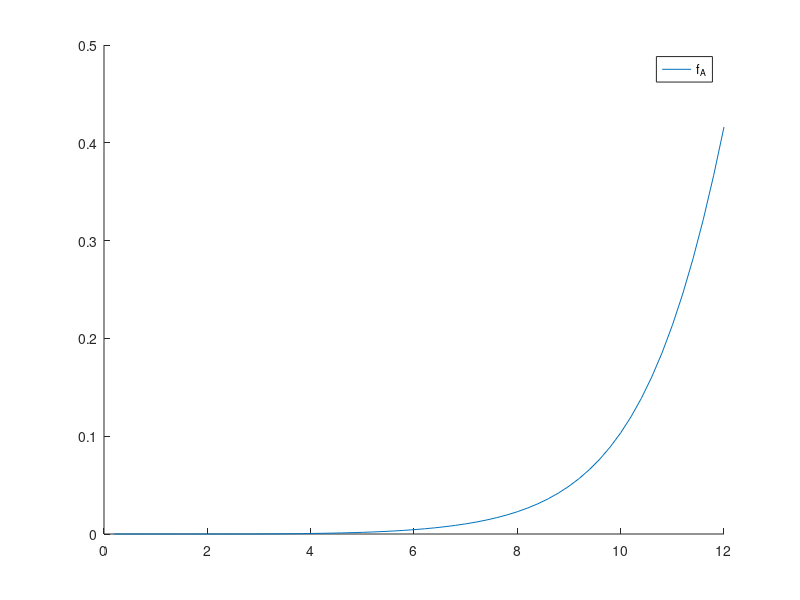

Write the MATLAB code that produced this figure.

clear all;
      %----------------------%
      % ACA EMPIEZO ARMAR EL PROGRAMA QUE ITERE ELIB EN FUNCION RHO_O Y KD
      %-------------------------%
      % DEFINICIONES GLOBALES
%pkg load optim;


global bet_a
global kd
global ka
global rho_h_bulk
global rho_a_bulk    
global rho_o
global psi
global f_A
global f_ha
global f_hap
 

rho_o = 0.90 ;  % monomer concentration in film (M); ~ 1
vpair = 1.0 ;   % CHECKEAr
Temp=298;       % ------ K ------%
bet_a=96485/(Temp*8.3144);		% |e|/kT in V^-1

%kd=10^5;


%%-----------------ALGUNAS DEFINICIONES QUE VOY A USAR DENTRO DEL PROGRAMA--------------%%

epsi=10^(-5);
phmax=60;
paso=0.2;
for kdexp=1:1:1
  kd=10^(kdexp);
  kd=100000;
  i=0;
  for iph=1:1:phmax
    ph=iph*paso;
    rho_h_bulk=10^(-ph);	
    rho_a_bulk=10^(-ph);
    rho_c_bulk=10^(-3);
    ka=10^(-5);		
    f_A = 0.5;		 %% initial conditions for solver
    psi = 0;		 %% initial conditions for solver
                %lbounds = [0 -inf];	 %% bounds of  f_A and psi
                %ubounds = [1 inf]; 	 %% bounds of  f_A and psi
    Xo=[f_A,psi];		 %% CONDICIONES INICIALES PARA EL FSOLV Xo=[f_a,ps_i]%   
                %options = optimset('Tolfun', 1E-12, 'TolX', 1e-12, 'MaxFunEvals', 10000);
  % Func = @(X) [X(1)*(1+rho_h_bulk*(exp(-bet_a*X(2)))/ka)+(kd/ka)*rho_o*X(1)*rho_h_bulk*(exp(-bet_a*X(2)))*(X(1)+X(1)*rho_h_bulk*(exp(-bet_a*X(2)))/ka)-1;rho_a_bulk*exp(bet_a*X(2))+rho_o*X(1)-rho_h_bulk*exp(-bet_a*X(2))];
  %  Func_corr = @(X) [rho_o*vpair*X(1)*X(1)*(1+rho_h_bulk*(exp(-bet_a*X(2)))/ka)*rho_h_bulk*(exp(-bet_a*X(2)))-ka*kd*(1-X(1)-X(1)*rho_h_bulk*(exp(-bet_a*X(2)))/ka);rho_a_bulk*exp(bet_a*X(2))+rho_o*X(1)-rho_h_bulk*exp(-bet_a*X(2))-rho_c_bulk*exp(-bet_a*X(2))];
    Func_corr = @(X) [X(1)*(1+rho_h_bulk*(exp(-bet_a*X(2)))/ka)+X(1)*X(1)*(kd*vpair*rho_o/ka)*rho_h_bulk*(exp(-bet_a*X(2)))*(1+rho_h_bulk*(exp(-bet_a*X(2)))/ka)-1;rho_a_bulk*exp(bet_a*X(2))+rho_o*X(1)-rho_h_bulk*exp(-bet_a*X(2))-rho_c_bulk*exp(-bet_a*X(2))];
    %[X resnorm] = lsqnonlin(@myfun,Xo,lbounds,ubounds, options);
    [X,fval,info] = fsolve(Func_corr,Xo);
    if (info==1)
      %myfun(X);     
      %resnorm;	
      psi = X(2);
      f_A = X(1);
      f_ha = f_A*rho_h_bulk*(exp(-bet_a*psi))/ka;
      f_hap =1-f_A-f_ha;
      ph_a(iph)=ph;
      m(iph,kdexp)=[X(1)];  % to plot f_A vs ph
      n(iph,kdexp)=[f_ha];  % to plot f_ha vs ph
     % o(iph,kdexp)=[f_hap];  % to plot f_hap vs ph
      check(iph,kdexp)=[sqrt(Func_corr(X)(1)^2+Func_corr(X)(2)^2 )] ;
      r(iph,kdexp)=[X(2)];  % to plot  psi vs ph
      %fprintf(fid, '%f \t %f\n', m(1),m(2) );		
            %elseif (info==2)
             % [X,fval,info] = fsolve(Func,X);
             % ch=info;
              %myfun(X);     
              %resnorm;	
             % psi = X(2);
              %f_A = X(1);
             % f_ha = f_A*rho_h_bulk*(exp(-bet_a*psi))/ka;
             % f_hap =1-f_A-f_ha;
            %  ph_a(iph)=ph;
           %   m(iph,kdexp)=[X(1)];  % to plot f_A vs ph
          %    n(iph,kdexp)=[f_ha];  % to plot f_ha vs ph
             % o(iph,kdexp)=[f_hap];  % to plot f_hap vs ph
         %     check(iph,kdexp)=[sqrt(Func(X)(1)^2+Func(X)(2)^2 )] ;
        %      r(iph,kdexp)=[X(2)];  % to plot  psi vs ph
              %fprintf(fid, '%f \t %f\n', m(1),m(2) );		  
    else
      [X,fval,info] = fsolve(Func_corr,X);
      [X,fval,info] = fsolve(Func_corr,X);
      [X,fval,info] = fsolve(Func_corr,X);
      [X,fval,info] = fsolve(Func_corr,X);
      ch2=info;
      %myfun(X);     
      %resnorm;	
      psi = X(2);
      f_A = X(1);
      f_ha = f_A*rho_h_bulk*(exp(-bet_a*psi))/ka;
      f_hap =1-f_A-f_ha;
      ph_a(iph)=ph;
      m(iph,kdexp)=[X(1)];  % to plot f_A vs ph
      n(iph,kdexp)=[f_ha];  % to plot f_ha vs ph
     % o(iph,kdexp)=[f_hap];  % to plot f_hap vs ph
      check(iph,kdexp)=[sqrt(Func_corr(X)(1)^2+Func_corr(X)(2)^2 )] ;
      r(iph,kdexp)=[X(2)];  % to plot  psi vs ph
      %fprintf(fid, '%f \t %f\n', m(1),m(2) );		
     end
  end

   hold all;
  plot (ph_a(1,:),m(:,kdexp)',";f_{A};")
  %plot (ph_a(1,:),n(:,kdexp)',";f_{ha};")
  %plot (ph_a(1,:),o(:,kdexp)',";f_{hap};")
  %plot (ph_a(1,:),check(:,kdexp)',";check;")
  hold all;
end


%clear all

%fid = fopen('fa_ph.txt',"w");%aca no se si va w o s o sino va nada 
 %for kdexp=0:1:10
 %i=0;
 % for ph=0:paso:phmax
 %   i=i+1;
 %   fprintf(fid, '%f \t %f\n', ph,m(kdexp*(phmax/paso+1)+i) );
 % end
 %end
%fclose(fid);

%fide = fopen('psi_ph.txt',"w");%aca no se si va w o s o sino va nada 
 %for kdexp=0:1:10
 %i=0;
 % for ph=0:paso:phmax
  %  i=i+1;
   % fprintf(fide, '%f \t %f\n', ph,r(kdexp*(phmax/paso+1)+i) );
  %end
 %end
%fclose(fide);

%fidch = fopen('check_ph.txt',"w");%aca no se si va w o s o sino va nada 
% for kdexp=0:1:10
% i=0;
%  for ph=0:paso:phmax
 %   i=i+1;
 %   fprintf(fidch, '%f \t %f\n', ph,check(kdexp*(phmax/paso+1)+i) );
 % end
 %end
%fclose(fidch);

%%------------------funciones para fsolve--------------------%%%
%function  F = myfun(X)
    
%global bet_a
%global kd
%global ka
%global rho_h_bulk
%global rho_a_bulk    
%global rho_o

%X;

%F(1) = X(1)*(1+rho_h_bulk*(exp(-bet_a*X(2)))/ka)+(kd/ka)*rho_o*X(1)*rho_h_bulk*(exp(-bet_a*X(2)))*(X(1)+X(1)*rho_h_bulk*(exp(-bet_a*X(2)))/ka)-1;
%F(2) = rho_a_bulk*exp(bet_a*X(2))+rho_o*X(1)-rho_h_bulk*exp(-bet_a*X(2));

%end 
